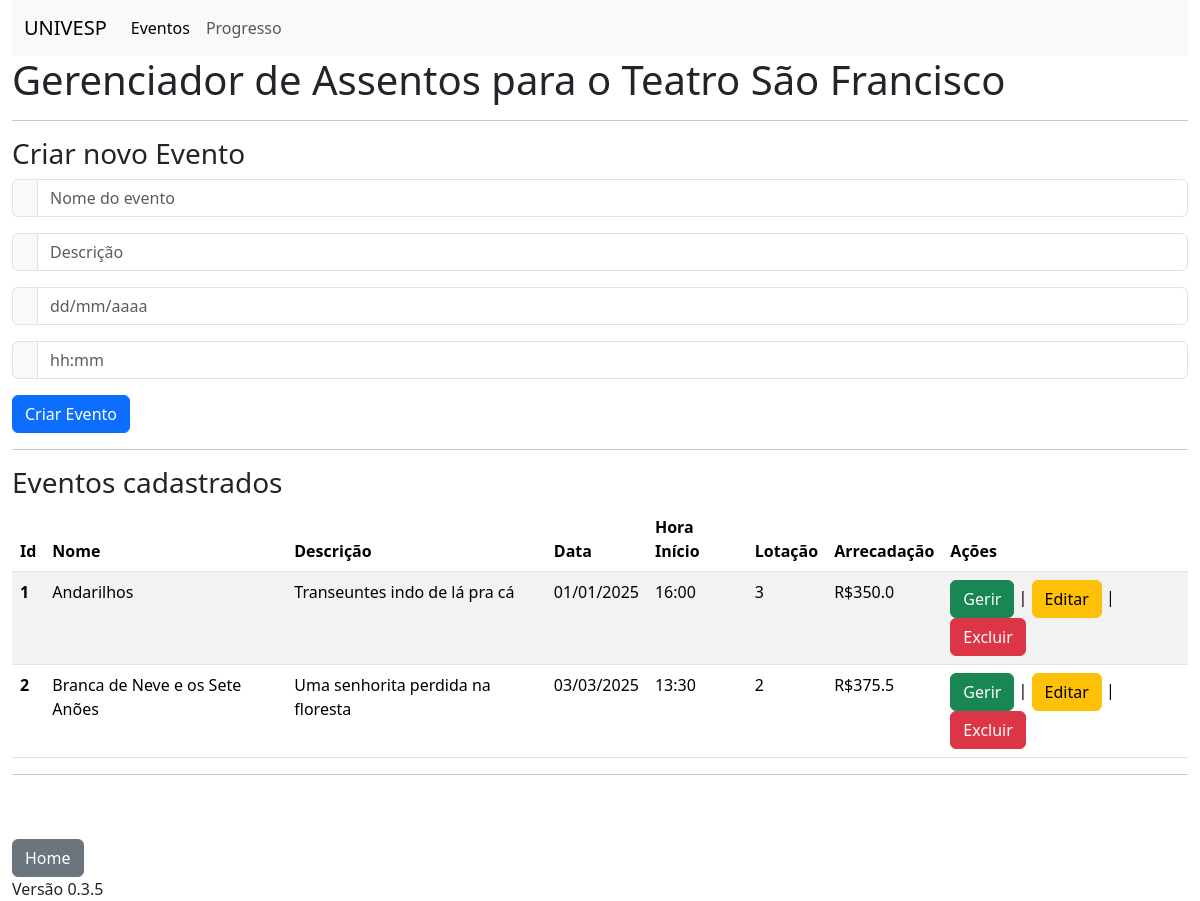
The page /index on the database as committed earlier.
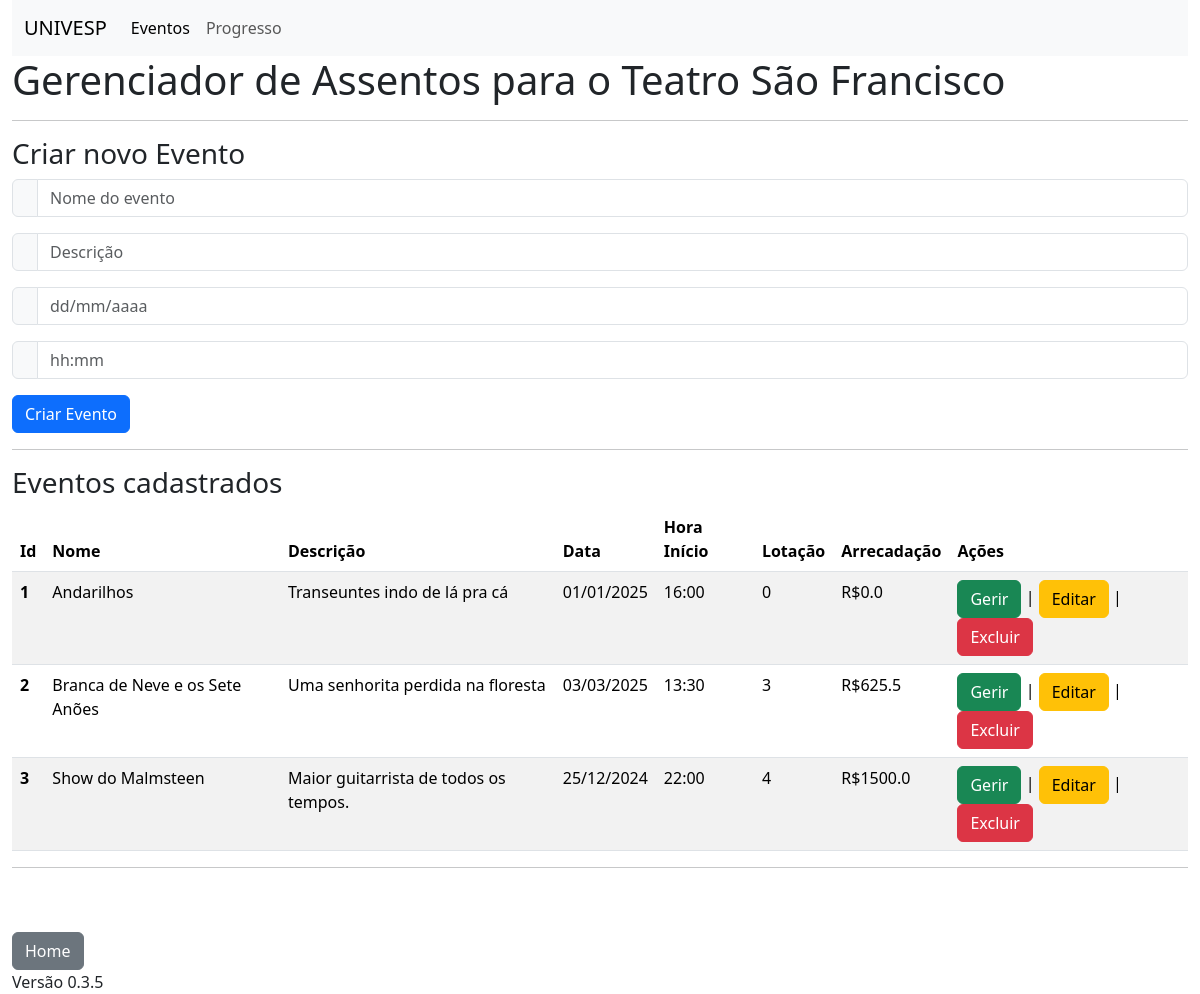
The same page on the database as committed later.
### models.py (models this page shows, shortened)
class Evento(db.Model):
    __tablename__ = 'eventos'
    id = db.Column(db.Integer, primary_key=True)
    nome = db.Column(db.String(100))
    descricao = db.Column(db.String(256))
    data = db.Column(db.String(10))
    hora_inicio = db.Column(db.String(5))
    lotacao = db.Column(db.Integer)
    arrecadacao = db.Column(db.Float)
    assentos = db.relationship('Assento', back_populates='evento')
    usuario_id = db.Column(db.Integer, db.ForeignKey('usuarios.id'))
    usuario = db.relationship('Usuario', back_populates='eventos')
    clientes = db.relationship('Cliente',
                               secondary=Cliente_Evento.__table__,
                               back_populates='eventos')

### routes.py (the view, shortened to what this page needs)
@app.route('/')
@app.route('/index', methods=['GET','POST'])
def index():
    eventos = Evento.query.all()
    for evento in eventos:
        lotacao = 0
        arrecadacao = 0
        for assento in evento.assentos:
            if not assento.livre:
                lotacao += 1
                arrecadacao += assento.preco
        evento.arrecadacao = arrecadacao
        evento.lotacao = lotacao
        db.session.commit()
    if request.method=='GET':
        return render_template('index.html', eventos=eventos)

### templates/index.html
{% extends 'base.html' %}
{% block conteudo %}
<h1>Gerenciador de Assentos para o Teatro São Francisco</h1>
<hr>
<h3>Criar novo Evento</h3>
<form action="/index" method="post">
  <div class="input-group mb-3">
    <span class="input-group-text" id="basic-addon1"></span>
    <input type="text" class="form-control" placeholder="Nome do evento" aria-label="Username" aria-describedby="basic-addon1" name="nome" required>
  </div>
  <div class="input-group mb-3">
    <span class="input-group-text" id="basic-addon1"></span>
    <input type="text" class="form-control" placeholder="Descrição" aria-label="Username" aria-describedby="basic-addon1" name="descricao" required>
  </div>
  <div class="input-group mb-3">
    <span class="input-group-text" id="basic-addon1"></span>
    <input type="text" class="form-control" placeholder="dd/mm/aaaa" aria-label="Username" aria-describedby="basic-addon1" name="data" required>
  </div>
  <div class="input-group mb-3">
    <span class="input-group-text" id="basic-addon1"></span>
    <input type="text" class="form-control" placeholder="hh:mm" aria-label="Username" aria-describedby="basic-addon1" name="hora" required>
  </div>
  <button type="submit" class="btn btn-primary">Criar Evento</button>
</form>
<hr>
<h3>Eventos cadastrados</h3>
<table class="table table-striped">
    <thead>
      <tr>
        <th scope="col">Id</th>
        <th scope="col">Nome</th>
        <th scope="col">Descrição</th>
        <th scope="col">Data</th>
        <th scope="col">Hora Início</th>
        <th scope="col">Lotação</th>
        <th scope="col">Arrecadação</th>
        <th scope="col">Ações</th>
      </tr>
    </thead>
    <tbody>
      {% for e in eventos %}
      <tr>
        <th scope="row">{{e.id}}</th>
        <td>{{e.nome}}</td>
        <td>{{e.descricao}}</td>
        <td>{{e.data}}</td>
        <td>{{e.hora_inicio}}</td>
        <td>{{e.lotacao}}</td>
        <td>R${{e.arrecadacao}}</td>
        <td>
          <a class="btn btn-success" role="button" aria-disabled="true" href="/evento/{{e.id}}">Gerir</a> |
          <a class="btn btn-warning" role="button" aria-disabled="true" href="/evento_editar/{{e.id}}">Editar</a> |
          <a class="btn btn-danger" role="button" aria-disabled="true">Excluir</a>
        </td>
      </tr>
      {% endfor %}
    </tbody>
  </table>
{% endblock %}

### templates/base.html (shortened to what this page needs)
<!doctype html>
<html lang="pt-br">
  <head>
    <link href="https://cdn.jsdelivr.net/npm/bootstrap@5.3.3/dist/css/bootstrap.min.css" rel="stylesheet">
  </head>
  <body>
    <div class="container-fluid">
    <nav class="navbar navbar-expand-lg bg-body-tertiary">
        <div class="container-fluid">
          <a class="navbar-brand" href="https://univesp.br/">UNIVESP</a>
          <div class="collapse navbar-collapse" id="navbarNavAltMarkup">
            <div class="navbar-nav">
              <a class="nav-link active" aria-current="page" href="/index">Eventos</a>
              <a class="nav-link" href="/progresso">Progresso</a>
            </div>
          </div>
        </div>
      </nav>
    {% block conteudo %}
    {% endblock %}
    <hr>
    <br><br>
    <a class="btn btn-secondary" href="/index" role="button">Home</a>
    <br>
    <footer>Versão 0.3.5</footer>
    </div>
  </body>
</html>

Rows that differ between the two databases and show on the page:
changed Evento "Andarilhos": lotacao "3" → "0"; arrecadacao "350.0" → "0.0"
changed Evento "Branca de Neve e os Sete Anões": lotacao "2" → "3"; arrecadacao "375.5" → "625.5"
added Evento: id "3", nome "Show do Malmsteen", descricao "Maior guitarrista de todos os tempos.", data "25/12/2024", hora_inicio "22:00", lotacao "4", arrecadacao "1500.0"
